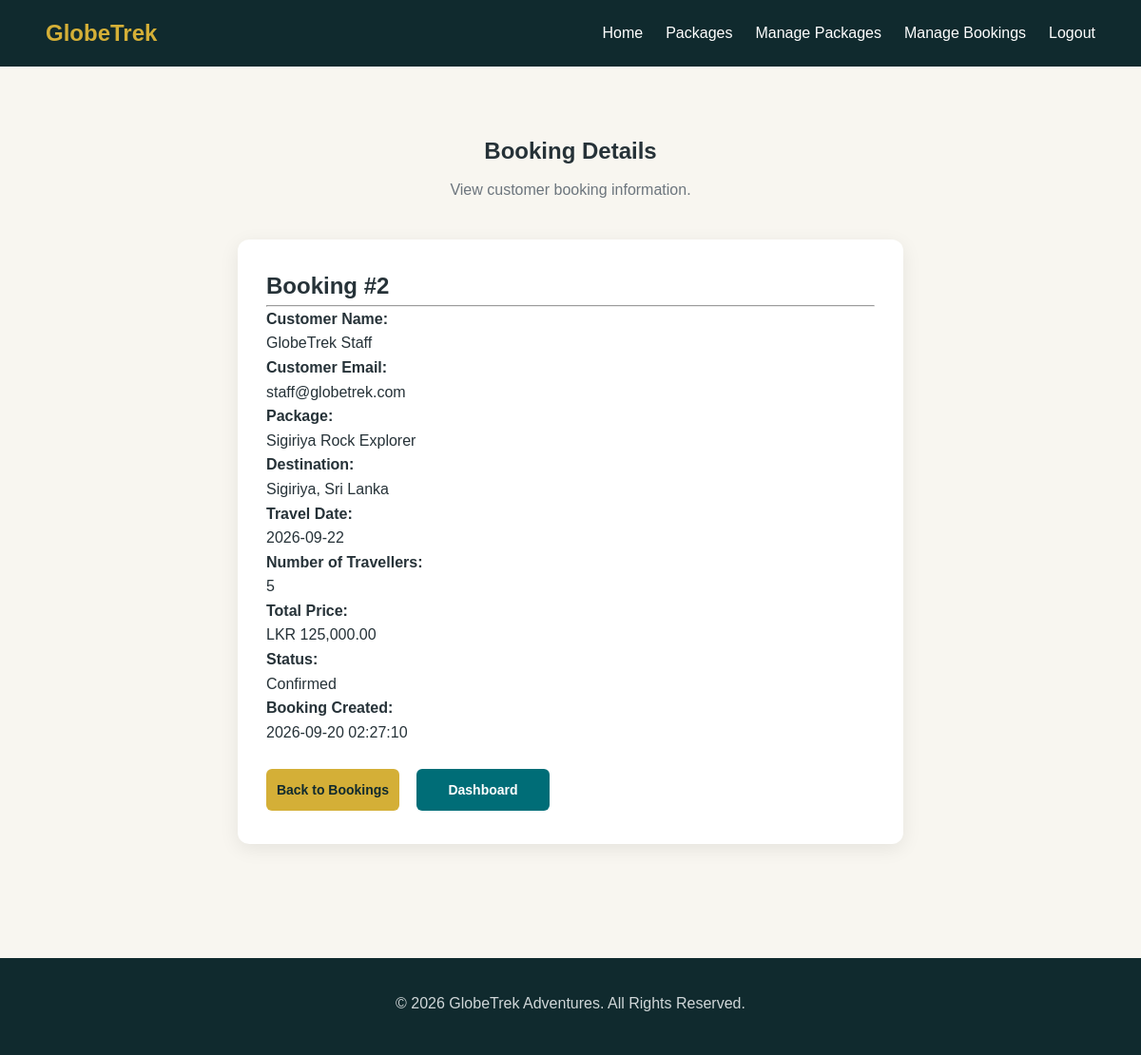
The app's page /globetrek/admin/booking-details.php?id=2 (signed in) with its own data.
### tables this page shows
CREATE TABLE `bookings` (
  `id` int(11) NOT NULL,
  `user_id` int(11) NOT NULL,
  `package_id` int(11) NOT NULL,
  `travel_date` date NOT NULL,
  `travelers` int(11) NOT NULL,
  `total_price` decimal(10,2) NOT NULL,
  `status` enum('pending','confirmed','cancelled') DEFAULT 'pending',
  `created_at` timestamp NOT NULL DEFAULT current_timestamp()
);

CREATE TABLE `users` (
  `id` int(11) NOT NULL,
  `name` varchar(100) NOT NULL,
  `email` varchar(150) NOT NULL,
  `phone` varchar(15) NOT NULL,
  `password` varchar(255) NOT NULL,
  `role` enum('customer','staff','admin') DEFAULT 'customer'
);

CREATE TABLE `packages` (
  `id` int(11) NOT NULL,
  `title` varchar(150) NOT NULL,
  `destination` varchar(100) NOT NULL,
  `description` text NOT NULL,
  `price` decimal(10,2) NOT NULL,
  `duration` varchar(50) NOT NULL,
  `image` varchar(255) DEFAULT NULL,
  `created_by` int(11) DEFAULT NULL,
  `created_at` timestamp NOT NULL DEFAULT current_timestamp()
);

### globetrek/admin/booking-details.php (the view, shortened to what this page needs)
<?php
require_once "../config/database.php";
$booking_id = isset($_GET['id'])
    ? (int) $_GET['id']
    : 0;
$stmt = $pdo->prepare("
    SELECT
        b.id,
        b.travel_date,
        b.travelers,
        b.total_price,
        b.status,
        b.created_at,
        u.name AS customer_name,
        u.email AS customer_email,
        p.title AS package_title,
        p.destination AS package_destination
    FROM bookings b
    INNER JOIN users u
        ON b.user_id = u.id
    INNER JOIN packages p
        ON b.package_id = p.id
    WHERE b.id = ?
    LIMIT 1
");
$stmt->execute([$booking_id]);
$booking = $stmt->fetch(PDO::FETCH_ASSOC);
$status = strtolower(
    trim($booking['status'] ?? 'pending')
);
if ($status === 'confirmed') {
    $status_text = 'Confirmed';
} elseif ($status === 'cancelled') {
    $status_text = 'Cancelled';
} else {
    $status_text = 'Pending';
}
?>
<!DOCTYPE html>
<html lang="en">
<head>
    <link
        rel="stylesheet"
        href="../css/style.css"
    >
</head>
<body>
<nav class="navbar">
    <div class="container navbar-content">
        <a
            href="dashboard.php"
            class="logo"
        >
            GlobeTrek
        </a>
        <ul class="nav-links">
            <li>
                <a href="dashboard.php">
                    Home
                </a>
            </li>
            <li>
                <a href="../packages.php">
                    Packages
                </a>
            </li>
            <li>
                <a href="../manage-packages.php">
                    Manage Packages
                </a>
            </li>
            <li>
                <a href="manage-bookings.php">
                    Manage Bookings
                </a>
            </li>
            <li>
                <a href="../logout.php">
                    Logout
                </a>
            </li>
        </ul>
    </div>
</nav>
<section class="section">
    <div class="container">
        <div class="section-title">
            <h1>
                Booking Details
            </h1>
            <p>
                View customer booking information.
            </p>
        </div>
        <div
            class="form-container"
            style="
                max-width: 700px;
                margin: 0 auto;
            "
        >
            <h2>
                Booking #<?php echo (int) $booking['id']; ?>
            </h2>
            <hr>
            <p>
                <strong>Customer Name:</strong><br>
                <?php
                echo htmlspecialchars(
                    $booking['customer_name']
                );
                ?>
            </p>
            <p>
                <strong>Customer Email:</strong><br>
                <?php
                echo htmlspecialchars(
                    $booking['customer_email']
                );
                ?>
            </p>
            <p>
                <strong>Package:</strong><br>
                <?php
                echo htmlspecialchars(
                    $booking['package_title']
                );
                ?>
            </p>
            <p>
                <strong>Destination:</strong><br>
                <?php
                echo htmlspecialchars(
                    $booking['package_destination']
                );
                ?>
            </p>
            <p>
                <strong>Travel Date:</strong><br>
                <?php
                echo htmlspecialchars(
                    $booking['travel_date']
                );
                ?>
            </p>
            <p>
                <strong>Number of Travellers:</strong><br>
                <?php
                echo htmlspecialchars(
                    $booking['travelers']
                );
                ?>
            </p>
            <p>
                <strong>Total Price:</strong><br>
                LKR
                <?php
                echo number_format(
                    $booking['total_price'],
                    2
                );
                ?>
            </p>
            <p>
                <strong>Status:</strong><br>
                <?php
                echo htmlspecialchars(
                    $status_text
                );
                ?>
            </p>
            <p>
                <strong>Booking Created:</strong><br>
                <?php
                echo htmlspecialchars(
                    $booking['created_at']
                );
                ?>
            </p>
            <br>
            <div
                style="
                    display: flex;
                    gap: 10px;
                    flex-wrap: wrap;
                "
            >
                <a
                    href="manage-bookings.php"
                    class="btn btn-secondary"
                >
                    Back to Bookings
                </a>
                <a
                    href="dashboard.php"
                    class="btn btn-primary"
                >
                    Dashboard
                </a>
            </div>
        </div>
    </div>
</section>
<footer class="footer">
    <div class="container">
        <p>
            &copy;
            <?php echo date("Y"); ?>
            GlobeTrek Adventures.
            All Rights Reserved.
        </p>
    </div>
</footer>
</body>
</html>

### globetrek/css/style.css (style rules this page uses)
:root { --primary: #006d77; --primary-dark: #004f55; --secondary: #d4af37; --dark: #102a2e; --light: #f8f6f0; --white: #ffffff; --text: #263238; --muted: #6c757d; --border: #e0e0e0; --success: #2e7d32; --danger: #c62828; }
* { margin: 0; padding: 0; box-sizing: border-box; }
html { scroll-behavior: smooth; }
body { font-family: Arial, Helvetica, sans-serif; background: var(--light); color: var(--text); line-height: 1.6; }
a { text-decoration: none; color: inherit; }
.container { width: min(1120px, 92%); margin: 0 auto; }
.navbar { background: var(--dark); color: var(--white); padding: 16px 0; position: sticky; top: 0; z-index: 1000; }
.navbar-content { display: flex; justify-content: space-between; align-items: center; }
.logo { font-size: 24px; font-weight: bold; color: var(--secondary); }
.nav-links { display: flex; gap: 24px; list-style: none; }
.nav-links a { color: var(--white); transition: 0.3s; }
.btn { display: inline-flex; align-items: center; justify-content: center; width: 140px; height: 44px; min-width: 140px; min-height: 44px; padding: 0; margin: 0 8px 5px 0; border: none; border-radius: 6px; box-sizing: border-box; font-family: Arial, Helvetica, sans-serif; font-size: 14px; font-weight: bold; line-height: 1; text-align: center; text-decoration: none; cursor: pointer; vertical-align: middle; appearance: none; -webkit-appearance: none; transition: 0.3s; }
.btn-primary { background: var(--primary); color: var(--white); }
.btn-secondary { background: var(--secondary); color: var(--dark); }
.section { padding: 70px 0; }
.section-title { text-align: center; margin-bottom: 40px; }
.section-title p { color: var(--muted); margin-top: 8px; }
.form-container { max-width: 600px; margin: 0 auto; background: var(--white); padding: 30px; border-radius: 12px; box-shadow: 0 5px 20px rgba(0, 0, 0, 0.08); }
.footer { background: var(--dark); color: var(--white); padding: 35px 0; margin-top: 50px; text-align: center; }
.footer p { color: #d0d7d9; margin-bottom: 6px; }

### records on screen
bookings: id "2", user.name "GlobeTrek Staff", user.email "staff@globetrek.com", package.title "Sigiriya Rock Explorer", package.destination "Sigiriya, Sri Lanka", travel_date "2026-09-22", travelers "5", total_price "125,000.00", status "Confirmed", created_at "2026-09-20 02:27:10"
